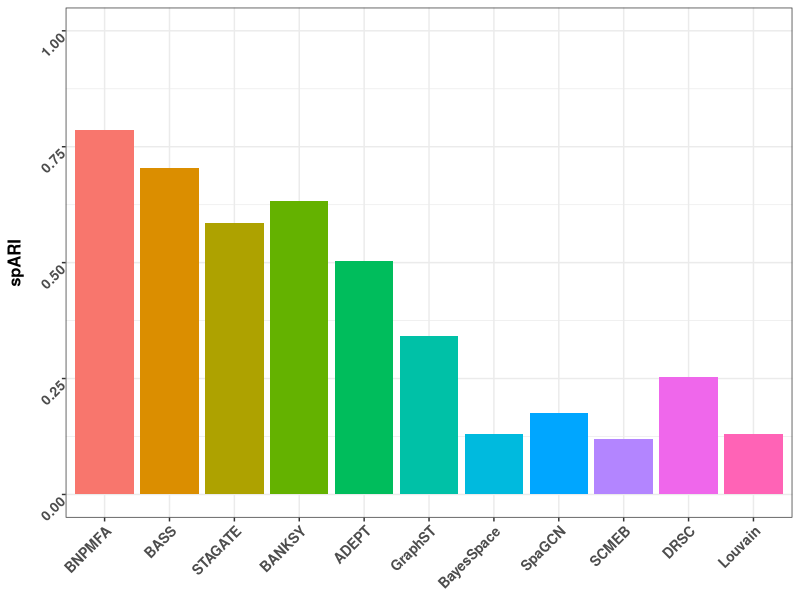

This figure's R source:
ARI_mat = read.csv("application/STARmap/spARI_summary.csv",row.names = 1)
ARI = as.data.frame(ARI_mat)
library(reshape2)
ARI_long = melt(ARI)
colnames(ARI_long) = c("Method", "spARI")
ARI_long$Method = factor(ARI_long$Method, levels = c("BNPMFA", "BASS", "STAGATE", "BANKSY", "ADEPT", "GraphST" , "BayesSpace", "SpaGCN", "SCMEB", "DRSC", "Louvain" ))

ARI_mean = aggregate(ARI_long[,2], list(ARI_long$Method), mean)
colnames(ARI_mean) = c("Method", "spARI")



library(ggplot2)
plot_box = ggplot(data = ARI_mean, aes(x=Method, y=spARI, fill = Method)) + #geom_violin(trim = F) +
  geom_bar(stat = "identity") +
  #geom_hline(yintercept = mean(ARI[,1]), color = "red", linetype = "dashed", linewidth=1) + 
  theme_bw() +
  #ggtitle(paste0("Mean Neighborhood Distance")) +
  theme(
    #plot.title = element_text(face="bold", hjust = 0.5, size = 10),
    axis.title.y = element_text(size = 12,face = "bold"),
    axis.title.x = element_blank(),
    legend.title = element_text(size = 10,face = "bold"),
    axis.text = element_text(size = 10, face = "bold", angle = 45, hjust=1, vjust=1),
    #axis.text = element_text(size = 8, face = "bold"),
    legend.position="none") + ylim(c(0,1))

ggsave(plot_box, filename = "reproduce/img/Figure5c.jpg", width = 4, height = 4, units = "in")
